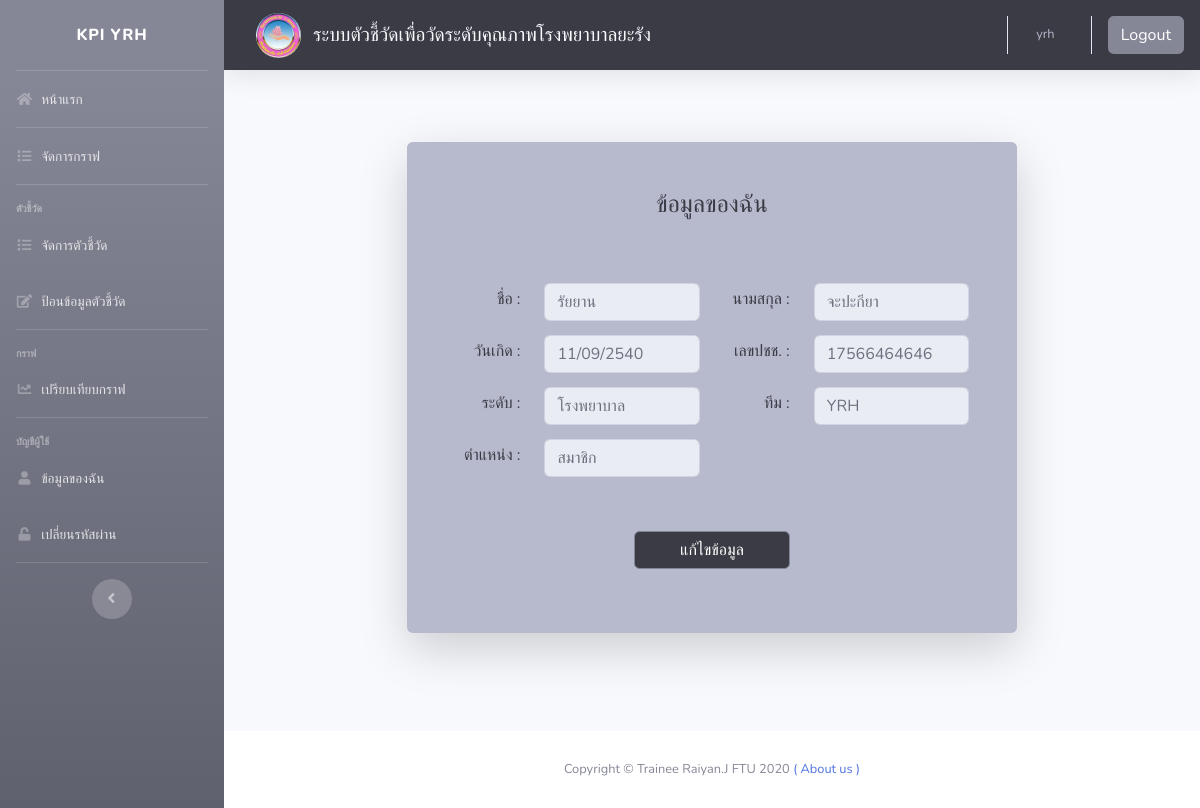
The page /public/account.php (signed in) on the database its author committed.
### tables this page shows
CREATE TABLE `staff` (
  `id` int(10) NOT NULL,
  `staff_name` varchar(20) NOT NULL,
  `staff_surname` varchar(20) NOT NULL,
  `staff_birthday` varchar(20) NOT NULL,
  `staff_id_num` varchar(20) NOT NULL,
  `staff_degree` int(10) NOT NULL,
  `staff_team` varchar(10) NOT NULL,
  `staff_position` varchar(20) NOT NULL,
  `staff_username` varchar(20) NOT NULL,
  `staff_password` varchar(20) NOT NULL
);

CREATE TABLE `degree` (
  `degree_id` int(10) NOT NULL,
  `degree_name` varchar(20) NOT NULL,
  `degree_no` int(11) NOT NULL
);

### public/account.php (the view, shortened to what this page needs)
<?php
include('../include/db.php');
if (isset($_SESSION['username'])) {
  $username = $_SESSION['username'];
  $sql = "SELECT staff.*, degree.* FROM staff, degree WHERE degree.degree_id=Staff.staff_degree AND staff_username = '$username'";
  $objQuery = mysqli_query($connect, $sql);
  $row = mysqli_fetch_array($objQuery);
  $staff_name = $row["staff_name"];
  $staff_surname = $row["staff_surname"];
  $staff_birthday = $row["staff_birthday"];
  $staff_id_num = $row["staff_id_num"];
  $degree = $row["degree_name"];
  $team = $row["staff_team"];
  $staff_position = $row["staff_position"];
?>
  <!DOCTYPE html>
  <html lang="en">
  <head>
    <?php include('../include/head.php'); ?>
  </head>
  <body id="page-top">
    <div id="wrapper">
      <?php include('../include/sidebar.php'); ?>
      <div id="content-wrapper" class="d-flex flex-column">
        <div id="content">
          <?php include('../include/topbar.php'); ?>
          <div class="container-fluid">
            <div class="row justify-content-center">
              <div class="col-xl-8 col-lg-14 col-md-9">
                <div class="card o-hidden border-0 shadow-lg my-5">
                  <div class="card-body p-0 bg-gray-500">
                    <div class="row">
                      <div class="col-lg-12">
                        <div class="p-5">
                          <div class="text-center">
                            <h1 class="h4 text-gray-900 mb-4">ข้อมูลของฉัน</h1>
                          </div>
                          <form class="form-group text-right" method="post" name="form1" action="">
                            <div class="form-group row">
                              <div class="col-sm-2">
                              </div>
                            </div>
                            <div class="form row">
                              <div class="col-sm-2">
                                <span class="h7 text-gray-900 mb-4 form-text">ชื่อ :</span>
                              </div>
                              <div class="col-sm-4">
                                <input class="form-control" id="staff_name" name="staff_name" type="text" value="<?php echo $staff_name; ?>" readonly>
                              </div>
                              <div class="col-sm-2">
                                <span class="h7 text-gray-900 mb-4 form-text">นามสกุล :</span>
                              </div>
                              <div class="col-sm-4">
                                <input class="form-control" id="staff_surname" name="staff_surname" type="text" value="<?php echo $staff_surname; ?>" readonly>
                              </div>
                            </div>
                            <div class="form row">
                              <div class="col-sm-2">
                                <span class="h7 text-gray-900 mb-4 form-text">วันเกิด :</span>
                              </div>
                              <div class="col-sm-4">
                                <input class="form-control" id="staff_birthday" name="staff_birthday" type="text" value="<?php echo $staff_birthday; ?>" readonly>
                              </div>
                              <div class="col-sm-2">
                                <span class="h7 text-gray-900 mb-4 form-text">เลขปชช. :</span>
                              </div>
                              <div class="col-sm-4">
                                <input class="form-control" id="staff_id_num" name="staff_id_num" type="text" value="<?php echo $staff_id_num; ?>" readonly>
                              </div>
                            </div>
                            <div class="form row">
                              <div class="col-sm-2">
                                <span class="h7 text-gray-900 mb-4 form-text">ระดับ :</span>
                              </div>
                              <div class="col-sm-4">
                                <input class="form-control" id="degree" name="degree" type="text" value="<?php echo $degree; ?>" readonly>
                              </div>
                              <div class="col-sm-2">
                                <span class="h7 text-gray-900 mb-4 form-text">ทีม :</span>
                              </div>
                              <div class="col-sm-4">
                                <input class="form-control" id="team" name="team" type="text" value="<?php echo $team; ?>" readonly>
                              </div>
                            </div>
                            <div class="form-group row">
                              <div class="col-sm-2">
                                <span class="h7 text-gray-900 mb-4 form-text">ตำแหน่ง :</span>
                              </div>
                              <div class="col-sm-4">
                                <input class="form-control" id="staff_position" name="staff_position" type="text" value="<?php echo $staff_position; ?>" readonly>
                              </div>
                            </div>
                            <div class="form row">
                              <div class="col-sm-4">
                              </div>
                              <div class="col-sm-4">
                                <button class="btn btn-secondary btn-user btn-block bg-gray-900" name="submit" type="submit" value="">แก้ไขข้อมูล</button>
                              </div>
                            </div>
                          </form>
                        </div>
                      </div>
                    </div>
                  </div>
                </div>
              </div>
              <div id="result" style="padding-top: 50px; width: 100%"></div>
            </div>
          </div>
        </div>
        <?php include('../include/footer.php'); ?>
      </div>
  </body>
  </html>
<?php } else { Header("Location:home.php"); } ?>

### rows shown on the page
staff: staff_name "รัยยาน", staff_surname "จะปะกียา", staff_birthday "11/09/2540", staff_id_num "17566464646", degree "โรงพยาบาล", team "YRH", staff_position "สมาชิก"

### other values the page prints
$username "yrh"
